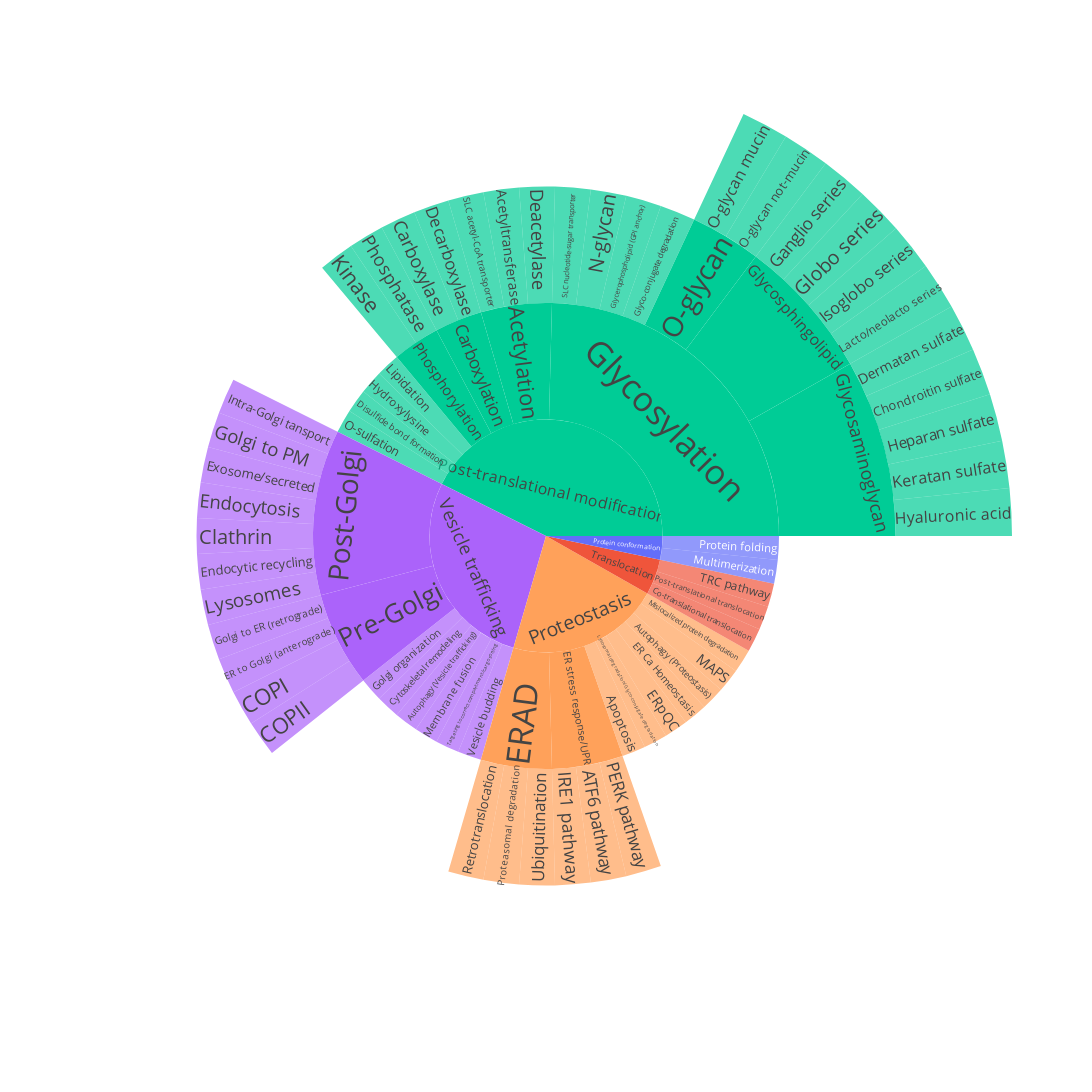

Source (notebook cell):
### Markdown cell above
### 4.1 Sunburst Plot for Subsystem Organization

### Code cell
# Generate the Sunburst Plot
fig = px.sunburst(ontology, path=['System', 'Subsystem','Process','Subprocess'],
                  color='System',
                  color_discrete_map=system_colors)

fig.update_layout(width=2400, height=2000, font=dict(size=34),
                  plot_bgcolor='rgba(0,0,0,0)',  # Transparent plot background
                  paper_bgcolor='rgba(0,0,0,0)'  # Transparent paper background)
                 )

fig.write_html("Plots/sunburst_subsystems.html") # Save as interactive HTML file
fig.write_image("Plots/sunburst_subsystems.png", width=1200, height=1000)
# Show the plot
fig.show()

### Figure 1 — Plotly figure (JSON) as saved in the notebook; plotly's stock layout.template omitted (floating-point values rounded to 4 significant figures)
{"data": [{"branchvalues": "total", "customdata": [["Vesicle trafficking"], ["Proteostasis"], ["Vesicle trafficking"], ["Vesicle trafficking"], ["Post-translational modifications"], ["Post-translational modifications"], ["Post-translational modifications"], ["Post-translational modifications"], ["Vesicle trafficking"], ["Vesicle trafficking"], ["Vesicle trafficking"], ["Post-translational modifications"], ["Post-translational modifications"], ["Vesicle trafficking"], ["Post-translational modifications"], ["Vesicle trafficking"], ["Vesicle trafficking"], ["Vesicle trafficking"], ["Post-translational modifications"], ["Post-translational modifications"], ["Post-translational modifications"], ["Post-translational modifications"], ["Post-translational modifications"], ["Proteostasis"], ["Post-translational modifications"], ["Post-translational modifications"], ["Post-translational modifications"], ["Post-translational modifications"], ["Proteostasis"], ["Proteostasis"], ["Proteostasis"], ["Post-translational modifications"], ["Post-translational modifications"], ["Post-translational modifications"], ["Vesicle trafficking"], ["Post-translational modifications"], ["Proteostasis"], ["Proteostasis"], ["Post-translational modifications"], ["Post-translational modifications"], ["Post-translational modifications"], ["Post-translational modifications"], ["Post-translational modifications"], ["Post-translational modifications"], ["Proteostasis"], ["Post-translational modifications"], ["Post-translational modifications"], ["Vesicle trafficking"], ["Post-translational modifications"], ["Proteostasis"], ["Proteostasis"], ["Proteostasis"], ["Proteostasis"], ["Post-translational modifications"], ["Vesicle trafficking"], ["Translocation"], ["Post-translational modifications"], ["Vesicle trafficking"], ["Proteostasis"], ["Proteostasis"], ["Vesicle trafficking"], ["Proteostasis"], ["Protein conformation"], ["Post-translational modifications"], ["Post-translational modifications"], ["Vesicle trafficking"], ["Translocation"], ["Vesicle trafficking"], ["Protein conformation"], ["Translocation"], ["Vesicle trafficking"], ["Vesicle trafficking"], ["Post-translational modifications"], ["Protein conformation"], ["Proteostasis"], ["Translocation"], ["Vesicle trafficking"]], "domain": {"x": [0, 1], "y": [0, 1]}, "hovertemplate": "labels=%{label}<br>count=%{value}<br>parent=%{parent}<br>id=%{id}<br>System=%{customdata[0]}<extra></extra>", "ids": ["Vesicle trafficking/Post-Golgi/Intra-Golgi tansport", "Proteostasis/ER stress response/UPR/IRE1 pathway", "Vesicle trafficking/Post-Golgi/Golgi to PM", "Vesicle trafficking/Pre-Golgi/Golgi to ER (retrograde)", "Post-translational modifications/Glycosylation/Glycosphingolipid", "Post-translational modifications/Glycosylation/Glycosaminoglycan", "Post-translational modifications/Glycosylation/Glyco-conjugate degradation", "Post-translational modifications/Glycosylation/Glycerophospholipid (GPI anchor)", "Vesicle trafficking/Post-Golgi/Exosome/secreted", "Vesicle trafficking/Post-Golgi/Endocytosis", "Vesicle trafficking/Pre-Golgi/ER to Golgi (anterograde)", "Post-translational modifications/Carboxylation/Decarboxylase", "Post-translational modifications/Acetylation/Deacetylase", "Vesicle trafficking/Post-Golgi/Clathrin", "Post-translational modifications/Carboxylation/Carboxylase", "Vesicle trafficking/Post-Golgi/Endocytic recycling", "Vesicle trafficking/Pre-Golgi/COPI", "Vesicle trafficking/Pre-Golgi/COPII", "Post-translational modifications/Glycosylation/Glycosaminoglycan/Hyaluronic acid", "Post-translational modifications/Glycosylation/Glycosaminoglycan/Keratan sulfate", "Post-translational modifications/Glycosylation/Glycosphingolipid/Lacto/neolacto series", "Post-translational modifications/Glycosylation/Glycosphingolipid/Isoglobo series", "Post-translational modifications/Glycosylation/O-glycan/O-glycan not-mucin", "Proteostasis/ER stress response/UPR/ATF6 pathway", "Post-translational modifications/Acetylation/Acetyltransferase", "Post-translational modifications/Glycosylation/O-glycan/O-glycan mucin", "Post-translational modifications/Glycosylation/Glycosaminoglycan/Heparan sulfate", "Post-translational modifications/Glycosylation/Glycosphingolipid/Globo series", "Proteostasis/ERAD/Retrotranslocation", "Proteostasis/ER stress response/UPR/PERK pathway", "Proteostasis/ERAD/Proteasomal degradation", "Post-translational modifications/Phosphorylation/Phosphatase", "Post-translational modifications/Glycosylation/O-glycan", "Post-translational modifications/Acetylation", "Vesicle trafficking/Post-Golgi/Lysosomes", "Post-translational modifications/Phosphorylation/Kinase", "Proteostasis/ERAD/Ubiquitination", "Proteostasis/Apoptosis", "Post-translational modifications/Acetylation/SLC acetyl-CoA transporter", "Post-translational modifications/Glycosylation/N-glycan", "Post-translational modifications/Glycosylation/SLC nucleotide-sugar transporter", "Post-translational modifications/Glycosylation/Glycosaminoglycan/Chondroitin sulfate", "Post-translational modifications/Glycosylation/Glycosphingolipid/Ganglio series", "Post-translational modifications/Glycosylation/Glycosaminoglycan/Dermatan sulfate", "Proteostasis/Lysosomal degradation/Glyco-conjugate degradation", "Post-translational modifications/Lipidation", "Post-translational modifications/Hydroxylysine", "Vesicle trafficking/Golgi organization", "Post-translational modifications/Glycosylation", "Proteostasis/ERpQC", "Proteostasis/ERAD", "Proteostasis/ER stress response/UPR", "Proteostasis/ER Ca Homeostasis", "Post-translational modifications/Disulfide bond formation", "Vesicle trafficking/Cytoskeletal remodeling", "Translocation/Co-translational translocation", "Post-translational modifications/Carboxylation", "Vesicle trafficking/Autophagy (Vesicle trafficking)", "Proteostasis/Autophagy (Proteostasis)", "Proteostasis/MAPS", "Vesicle trafficking/Membrane fusion", "Proteostasis/Mislocalized protein degradation", "Protein conformation/Multimerization", "Post-translational modifications/O-sulfation", "Post-translational modifications/Phosphorylation", "Vesicle trafficking/Post-Golgi", "Translocation/Post-translational translocation", "Vesicle trafficking/Pre-Golgi", "Protein conformation/Protein folding", "Translocation/TRC pathway", "Vesicle trafficking/Targeting to correct compartment/cargo sorting", "Vesicle trafficking/Vesicle budding", "Post-translational modifications", "Protein conformation", "Proteostasis", "Translocation", "Vesicle trafficking"], "labels": ["Intra-Golgi tansport", "IRE1 pathway", "Golgi to PM", "Golgi to ER (retrograde)", "Glycosphingolipid", "Glycosaminoglycan", "Glyco-conjugate degradation", "Glycerophospholipid (GPI anchor)", "Exosome/secreted", "Endocytosis", "ER to Golgi (anterograde)", "Decarboxylase", "Deacetylase", "Clathrin", "Carboxylase", "Endocytic recycling", "COPI", "COPII", "Hyaluronic acid", "Keratan sulfate", "Lacto/neolacto series", "Isoglobo series", "O-glycan not-mucin", "ATF6 pathway", "Acetyltransferase", "O-glycan mucin", "Heparan sulfate", "Globo series", "Retrotranslocation", "PERK pathway", "Proteasomal degradation", "Phosphatase", "O-glycan", "Acetylation", "Lysosomes", "Kinase", "Ubiquitination", "Apoptosis", "SLC acetyl-CoA transporter", "N-glycan", "SLC nucleotide-sugar transporter", "Chondroitin sulfate", "Ganglio series", "Dermatan sulfate", "Lysosomal degradation/Glyco-conjugate degradation", "Lipidation", "Hydroxylysine", "Golgi organization", "Glycosylation", "ERpQC", "ERAD", "ER stress response/UPR", "ER Ca Homeostasis", "Disulfide bond formation", "Cytoskeletal remodeling", "Co-translational translocation", "Carboxylation", "Autophagy (Vesicle trafficking)", "Autophagy (Proteostasis)", "MAPS", "Membrane fusion", "Mislocalized protein degradation", "Multimerization", "O-sulfation", "Phosphorylation", "Post-Golgi", "Post-translational translocation", "Pre-Golgi", "Protein folding", "TRC pathway", "Targeting to correct compartment/cargo sorting", "Vesicle budding", "Post-translational modifications", "Protein conformation", "Proteostasis", "Translocation", "Vesicle trafficking"], "marker": {"colors": ["#AB63FA", "#FFA15A", "#AB63FA", "#AB63FA", "#00CC96", "#00CC96", "#00CC96", "#00CC96", "#AB63FA", "#AB63FA", "#AB63FA", "#00CC96", "#00CC96", "#AB63FA", "#00CC96", "#AB63FA", "#AB63FA", "#AB63FA", "#00CC96", "#00CC96", "#00CC96", "#00CC96", "#00CC96", "#FFA15A", "#00CC96", "#00CC96", "#00CC96", "#00CC96", "#FFA15A", "#FFA15A", "#FFA15A", "#00CC96", "#00CC96", "#00CC96", "#AB63FA", "#00CC96", "#FFA15A", "#FFA15A", "#00CC96", "#00CC96", "#00CC96", "#00CC96", "#00CC96", "#00CC96", "#FFA15A", "#00CC96", "#00CC96", "#AB63FA", "#00CC96", "#FFA15A", "#FFA15A", "#FFA15A", "#FFA15A", "#00CC96", "#AB63FA", "#EF553B", "#00CC96", "#AB63FA", "#FFA15A", "#FFA15A", "#AB63FA", "#FFA15A", "#636EFA", "#00CC96", "#00CC96", "#AB63FA", "#EF553B", "#AB63FA", "#636EFA", "#EF553B", "#AB63FA", "#AB63FA", "#00CC96", "#636EFA", "#FFA15A", "#EF553B", "#AB63FA"]}, "name": "", "parents": ["Vesicle trafficking/Post-Golgi", "Proteostasis/ER stress response/UPR", "Vesicle trafficking/Post-Golgi", "Vesicle trafficking/Pre-Golgi", "Post-translational modifications/Glycosylation", "Post-translational modifications/Glycosylation", "Post-translational modifications/Glycosylation", "Post-translational modifications/Glycosylation", "Vesicle trafficking/Post-Golgi", "Vesicle trafficking/Post-Golgi", "Vesicle trafficking/Pre-Golgi", "Post-translational modifications/Carboxylation", "Post-translational modifications/Acetylation", "Vesicle trafficking/Post-Golgi", "Post-translational modifications/Carboxylation", "Vesicle trafficking/Post-Golgi", "Vesicle trafficking/Pre-Golgi", "Vesicle trafficking/Pre-Golgi", "Post-translational modifications/Glycosylation/Glycosaminoglycan", "Post-translational modifications/Glycosylation/Glycosaminoglycan", "Post-translational modifications/Glycosylation/Glycosphingolipid", "Post-translational modifications/Glycosylation/Glycosphingolipid", "Post-translational modifications/Glycosylation/O-glycan", "Proteostasis/ER stress response/UPR", "Post-translational modifications/Acetylation", "Post-translational modifications/Glycosylation/O-glycan", "Post-translational modifications/Glycosylation/Glycosaminoglycan", "Post-translational modifications/Glycosylation/Glycosphingolipid", "Proteostasis/ERAD", "Proteostasis/ER stress response/UPR", "Proteostasis/ERAD", "Post-translational modifications/Phosphorylation", "Post-translational modifications/Glycosylation", "Post-translational modifications", "Vesicle trafficking/Post-Golgi", "Post-translational modifications/Phosphorylation", "Proteostasis/ERAD", "Proteostasis", "Post-translational modifications/Acetylation", "Post-translational modifications/Glycosylation", "Post-translational modifications/Glycosylation", "Post-translational modifications/Glycosylation/Glycosaminoglycan", "Post-translational modifications/Glycosylation/Glycosphingolipid", "Post-translational modifications/Glycosylation/Glycosaminoglycan", "Proteostasis", "Post-translational modifications", "Post-translational modifications", "Vesicle trafficking", "Post-translational modifications", "Proteostasis", "Proteostasis", "Proteostasis", "Proteostasis", "Post-translational modifications", "Vesicle trafficking", "Translocation", "Post-translational modifications", "Vesicle trafficking", "Proteostasis", "Proteostasis", "Vesicle trafficking", "Proteostasis", "Protein conformation", "Post-translational modifications", "Post-translational modifications", "Vesicle trafficking", "Translocation", "Vesicle trafficking", "Protein conformation", "Translocation", "Vesicle trafficking", "Vesicle trafficking", "", "", "", "", ""], "type": "sunburst", "values": [1, 1, 1, 1, 4, 5, 1, 1, 1, 1, 1, 1, 1, 1, 1, 1, 1, 1, 1, 1, 1, 1, 1, 1, 1, 1, 1, 1, 1, 1, 1, 1, 2, 3, 1, 1, 1, 1, 1, 1, 1, 1, 1, 1, 1, 1, 1, 1, 15, 1, 3, 3, 1, 1, 1, 1, 2, 1, 1, 1, 1, 1, 1, 1, 2, 7, 1, 4, 1, 1, 1, 1, 26, 2, 13, 3, 17]}], "layout": {"font": {"size": 34}, "height": 2000, "legend": {"tracegroupgap": 0}, "margin": {"t": 60}, "paper_bgcolor": "rgba(0, 0, 0, 0)", "plot_bgcolor": "rgba(0, 0, 0, 0)", "width": 2400}}
